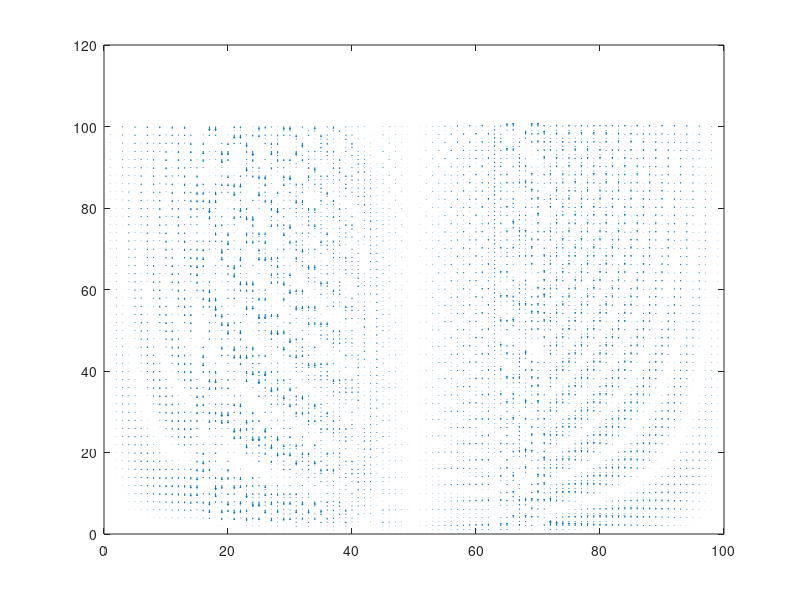
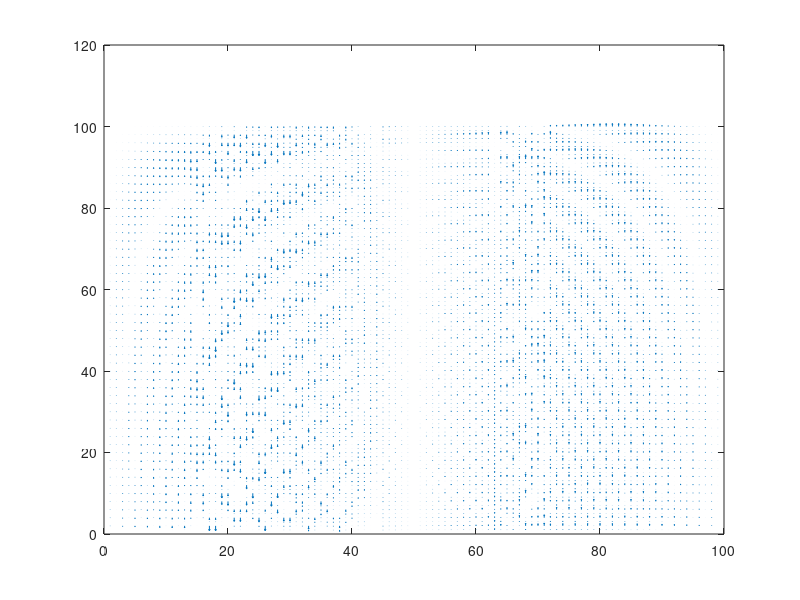

The MATLAB source for these figures, in order:
% 2D Chern insulator model, periodical boundary condition for y-direction but
% finite size for x-direction, square lattice, after inversal Fourier transform for
% x-axis. Calculate the probability current of the edge state.

clear;
tic;
Lx = 100;
Ly = 100;
m = 1.5;
sigma_x = [0 1; 1 0];
sigma_y = [0 -1i; 1i 0];
sigma_z = [1 0; 0 -1];

% J = 1;

% k = 0:2*pi/Lx:2*pi-2*pi/Lx;

% phi_u = zeros(Ly,Ly);
% phi_d = zeros(Ly,Ly);
%     
% phi_u_k = zeros(Ly,Ly);
% phi_d_k = zeros(Ly,Ly);

% phi_m_k1 = zeros(Lx,Ly);
% phi_m_k2 = zeros(Lx,Ly);

Jx1 = zeros(Lx,Ly);
Jy1 = zeros(Lx,Ly);
Jx2 = zeros(Lx,Ly);
Jy2 = zeros(Lx,Ly);

k = -pi+2*pi/Ly:2*pi/Ly:pi;

for ki = 1:length(k)
    H1 = zeros(Lx,Lx); % for sigma_x
    H2 = zeros(Lx,Lx); % for sigma_y
    H3 = zeros(Lx,Lx); % for sigma_z
    H4 = zeros(Lx,Lx); % for epsilon_k
    for i = 1:Lx-1
        H1(i,i) = sin(k(ki));
        H3(i,i) = m - cos(k(ki));
        H4(i,i) = -2*cos(k(ki));
        
        H2(i,i+1) = 1i/2;
        H2(i+1,i) = -1i/2;
        H3(i,i+1) = -1/2;
        H3(i+1,i) = -1/2;
        H4(i,i+1) = -1;
        H4(i+1,i) = -1;
    end
    H1(Lx,Lx) = sin(k(ki));
    H3(Lx,Lx) = m - cos(k(ki));
    H4(Lx,Lx) = -2*cos(k(ki));
    
    H = 3*(kron(H1,sigma_x) - kron(H2,sigma_y) + kron(H3,sigma_z)) + kron(H4,eye(2));
%     H = 3*(kron(H1,sigma_x) - kron(H2,sigma_y) + kron(H3,sigma_z));
    
    [phi,e] = eig(H);
    x = k(ki).*(zeros(Lx*2,1)+1);
    
    phi_k1 = phi(1:Lx,1:Lx);
    phi_k2 = phi(Lx+1:end,1:Lx);
    
    for i = 1:Lx
        Jy1(i,ki) = Jy1(i,ki) + 2*sin(k(ki))*phi_k1(i,ki)*phi_k1(i,ki);
        Jy2(i,ki) = Jy2(i,ki) + 2*sin(k(ki))*phi_k2(i,ki)*phi_k2(i,ki);
    end
    
%     plot(x,diag(e),'.','color','k')
%     hold on
end


figure;
quiver(Jx1,Jy1)
figure;
quiver(Jx2,Jy2)

% for i = 1:Lx
%     for j = 1:Ly
%         for ki = 1:Ly
%             phi_m(i,j) = phi_m(i,j) + phi_m_k(i,ki)*exp(1i*j*k(ki))/sqrt(Ly);
%         end
%     end
% end
% 
% phi_m_c = conj(phi_m);
% J_l = zeros(1,Ly);
% J_r = zeros(1,Ly);
% for i = 2:Ly-1
%     J_l(i) = -1i*(phi_m_c(1,i)*(phi_m(1,i+1)-phi_m(1,i-1))/2 - phi_m(1,i)*(phi_m_c(1,i+1)-phi_m_c(1,i-1))/2);
%     J_r(i) = -1i*(phi_m_c(end,i)*(phi_m(end,i+1)-phi_m(end,i-1))/2 - phi_m(end,i)*(phi_m_c(end,i+1)-phi_m_c(end,i-1))/2);
% end
% y = 2:Ly-1;
% plot(y,J_l(2:Ly-1));
% hold on
% plot(y,J_r(2:Ly-1));

% xlabel('kx')
% ylabel('\epsilon_k')
% str = strcat('m = ', num2str(m));
% title(str)

toc;
